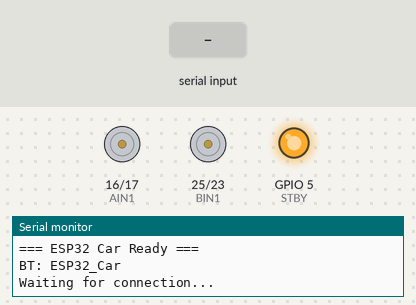
This sketch was run on a simulated ESP32. On the bench: motor-driver pin pairs drawn as motors (green arrow = first pin HIGH = forward, orange = second pin HIGH = backward, longer = more drive, scaled by the enable pin, stopped while the standby pin is LOW), output pins drawn as LEDs (lit = HIGH), the last lines printed to the serial monitor. The test bench sets the inputs (shaded band). Nothing arrives over Bluetooth unless stated.

Above: at 1.3 s.
1.4 s: "I" received over Serial
At 1.9 s:
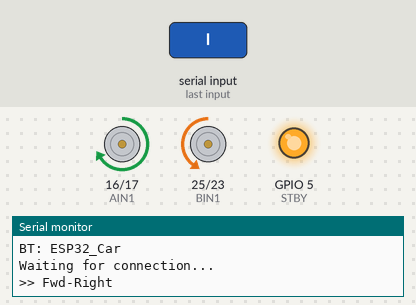
2.9 s: "H" received over the second serial link
At 4.1 s:
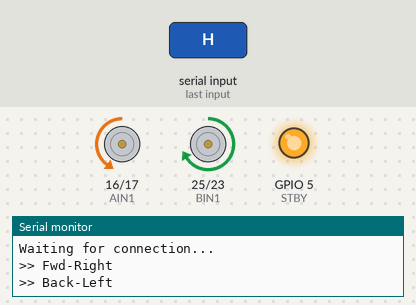
4.4 s: "J" received over Serial
At 5.3 s:
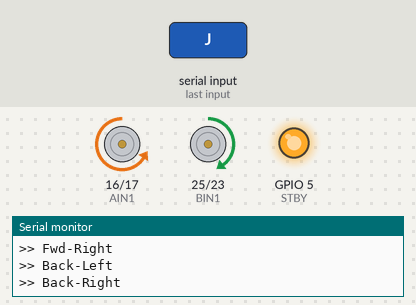
5.9 s: "F90\n" received over the second serial link
At 6.5 s:
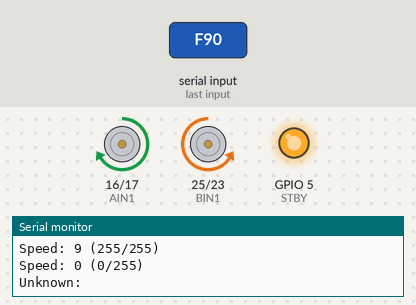
7.4 s: "F,45\n" received over Serial
At 8.6 s:
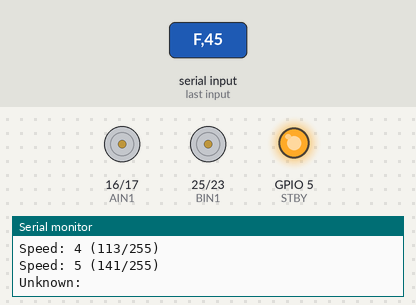
8.9 s: "B90\n" received over the second serial link
At 10.0 s:
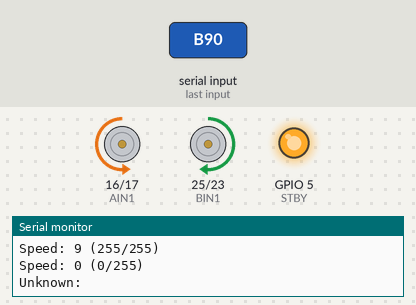
Timing chart, 0 to 11.4 s (numbered marks = the images above; inputs shaded):
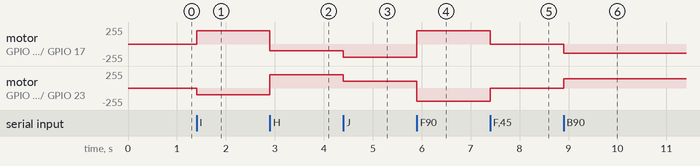

Measured:
- after the input at 1.4 s, motor on GPIO 16 (AIN1) / GPIO 17 (AIN2): stopped → forward 199/255 at once; motor on GPIO 25 (BIN1) / GPIO 23 (BIN2): stopped → backward 100/255 at once
- after the input at 2.9 s, motor on GPIO 16 (AIN1) / GPIO 17 (AIN2): forward 199/255 → backward 100/255 at once; motor on GPIO 25 (BIN1) / GPIO 23 (BIN2): backward 100/255 → forward 199/255 at once
- after the input at 4.4 s, motor on GPIO 16 (AIN1) / GPIO 17 (AIN2): backward 100/255 → backward 199/255 at once; motor on GPIO 25 (BIN1) / GPIO 23 (BIN2): forward 199/255 → forward 100/255 at once
- after the input at 5.9 s, motor on GPIO 16 (AIN1) / GPIO 17 (AIN2): backward 199/255 → forward 199/255 at once; motor on GPIO 25 (BIN1) / GPIO 23 (BIN2): forward 100/255 → backward 199/255 at once
- after the input at 7.4 s, motor on GPIO 16 (AIN1) / GPIO 17 (AIN2): forward 199/255 → stopped at once; motor on GPIO 25 (BIN1) / GPIO 23 (BIN2): backward 199/255 → stopped at once
- after the input at 8.9 s, motor on GPIO 16 (AIN1) / GPIO 17 (AIN2): stopped → backward 140/255 at once; motor on GPIO 25 (BIN1) / GPIO 23 (BIN2): stopped → forward 140/255 at once

The sketch:

motor_test_BT.ino
```cpp
#include <BluetoothSerial.h>

#if !defined(CONFIG_BT_ENABLED) || !defined(CONFIG_BLUEDROID_ENABLED)
#error Bluetooth is not enabled! Please run `make menuconfig` and enable it
#endif

BluetoothSerial SerialBT;

const int PWMA = 18;
const int AIN1 = 16;
const int AIN2 = 17;

const int PWMB = 19;
const int BIN1 = 25;
const int BIN2 = 23;
const int STBY = 5;

const int freqPWM = 1000;
const int resolutionPWM = 8;

int currentSpeed = 200;
char currentCommand = 'S';

void setup() {
  Serial.begin(115200);
  Serial.println("\n=== ESP32 Car Ready ===");

  pinMode(AIN1, OUTPUT);
  pinMode(AIN2, OUTPUT);
  pinMode(BIN1, OUTPUT);
  pinMode(BIN2, OUTPUT);
  pinMode(STBY, OUTPUT);

  digitalWrite(AIN1, LOW);
  digitalWrite(AIN2, LOW);
  digitalWrite(BIN1, LOW);
  digitalWrite(BIN2, LOW);
  digitalWrite(STBY, LOW);

  delay(100);

  ledcAttach(PWMA, freqPWM, resolutionPWM);
  ledcAttach(PWMB, freqPWM, resolutionPWM);

  ledcWrite(PWMA, 0);
  ledcWrite(PWMB, 0);

  digitalWrite(STBY, HIGH);

  SerialBT.begin("ESP32_Car");
  Serial.println("BT: ESP32_Car");
  Serial.println("Waiting for connection...\n");
}

void loop() {
  if (SerialBT.available()) {
    char cmd = SerialBT.read();
    handleCommand(cmd);
  }

  if (Serial.available()) {
    char cmd = Serial.read();
    handleCommand(cmd);
  }
}

void handleCommand(char cmd) {
  cmd = toupper(cmd);

  if (cmd >= '0' && cmd <= '9') {
    int level = cmd - '0';
    currentSpeed = map(level, 0, 9, 0, 255);
    Serial.print("Speed: ");
    Serial.print(level);
    Serial.print(" (");
    Serial.print(currentSpeed);
    Serial.println("/255)");
    SerialBT.print("Speed: ");
    SerialBT.println(level);
    return;
  }

  currentCommand = cmd;

  switch(cmd) {
    case 'F':
      moveForward();
      Serial.println(">> Forward");
      SerialBT.println("Forward");
      break;

    case 'B':
      moveBackward();
      Serial.println(">> Back");
      SerialBT.println("Back");
      break;

    case 'L':
      turnLeft();
      Serial.println(">> Left");
      SerialBT.println("Left");
      break;

    case 'R':
      turnRight();
      Serial.println(">> Right");
      SerialBT.println("Right");
      break;

    case 'G':
      forwardLeft();
      Serial.println(">> Fwd-Left");
      SerialBT.println("Fwd-Left");
      break;

    case 'I':
      forwardRight();
      Serial.println(">> Fwd-Right");
      SerialBT.println("Fwd-Right");
      break;

    case 'H':
      backwardLeft();
      Serial.println(">> Back-Left");
      SerialBT.println("Back-Left");
      break;

    case 'J':
      backwardRight();
      Serial.println(">> Back-Right");
      SerialBT.println("Back-Right");
      break;

    case 'S':
      stopMotors();
      Serial.println(">> Stop");
      SerialBT.println("Stop");
      break;

    default:
      Serial.print("Unknown: ");
      Serial.println(cmd);
      break;
  }
}

void moveForward() {
  digitalWrite(AIN1, HIGH);
  digitalWrite(AIN2, LOW);
  ledcWrite(PWMA, currentSpeed);

  digitalWrite(BIN1, LOW);
  digitalWrite(BIN2, HIGH);
  ledcWrite(PWMB, currentSpeed);
}

void moveBackward() {
  digitalWrite(AIN1, LOW);
  digitalWrite(AIN2, HIGH);
  ledcWrite(PWMA, currentSpeed);

  digitalWrite(BIN1, HIGH);
  digitalWrite(BIN2, LOW);
  ledcWrite(PWMB, currentSpeed);
}

void turnLeft() {
  digitalWrite(AIN1, LOW);
  digitalWrite(AIN2, HIGH);
  ledcWrite(PWMA, currentSpeed);

  digitalWrite(BIN1, LOW);
  digitalWrite(BIN2, HIGH);
  ledcWrite(PWMB, currentSpeed);
}

void turnRight() {
  digitalWrite(AIN1, HIGH);
  digitalWrite(AIN2, LOW);
  ledcWrite(PWMA, currentSpeed);

  digitalWrite(BIN1, HIGH);
  digitalWrite(BIN2, LOW);
  ledcWrite(PWMB, currentSpeed);
}

void forwardLeft() {
  digitalWrite(AIN1, HIGH);
  digitalWrite(AIN2, LOW);
  ledcWrite(PWMA, currentSpeed / 2);

  digitalWrite(BIN1, LOW);
  digitalWrite(BIN2, HIGH);
  ledcWrite(PWMB, currentSpeed);
}

void forwardRight() {
  digitalWrite(AIN1, HIGH);
  digitalWrite(AIN2, LOW);
  ledcWrite(PWMA, currentSpeed);

  digitalWrite(BIN1, LOW);
  digitalWrite(BIN2, HIGH);
  ledcWrite(PWMB, currentSpeed / 2);
}

void backwardLeft() {
  digitalWrite(AIN1, LOW);
  digitalWrite(AIN2, HIGH);
  ledcWrite(PWMA, currentSpeed / 2);

  digitalWrite(BIN1, HIGH);
  digitalWrite(BIN2, LOW);
  ledcWrite(PWMB, currentSpeed);
}

void backwardRight() {
  digitalWrite(AIN1, LOW);
  digitalWrite(AIN2, HIGH);
  ledcWrite(PWMA, currentSpeed);

  digitalWrite(BIN1, HIGH);
  digitalWrite(BIN2, LOW);
  ledcWrite(PWMB, currentSpeed / 2);
}

void stopMotors() {
  digitalWrite(AIN1, LOW);
  digitalWrite(AIN2, LOW);
  digitalWrite(BIN1, LOW);
  digitalWrite(BIN2, LOW);
  ledcWrite(PWMA, 0);
  ledcWrite(PWMB, 0);
}
```
